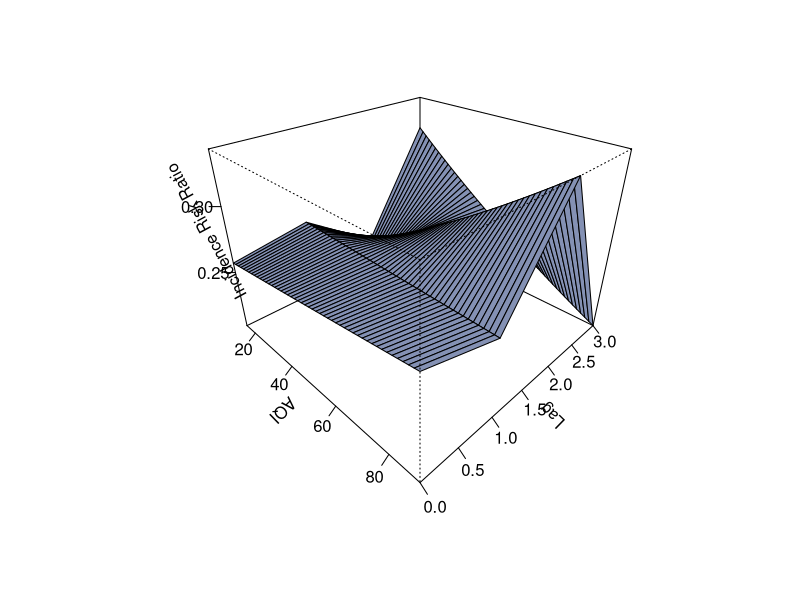

Here is the R script that generated this plot:
library(readxl)
library(lubridate)
library(dplyr)
library(stringr)
library(tidyr)
library(writexl)
library(purrr)
library(pscl)
library(VGAM)
library(scatterplot3d)
library(knitr)
setwd("/Users/shij/Documents/GitHub/NMDA_data_analysis/")

###############Data checking

my.dat<-read_xlsx("./data/air_quality_new/NMDA1_with_pollution.xlsx")
View(my.dat)
na_counts <- colSums(is.na(my.dat))
na_summary <- data.frame(
  column = names(na_counts),
  na_count = as.vector(na_counts)
)
# Sort, by the highest NA count:
na_summary[order(-na_summary$na_count), ]
View(na_summary)

###############Zero-inflated-Poisson for AQI

reg.dat<-my.dat %>%
  count(`Residential address`, `Date of onset1`, AQI_M0,AQI_M1,AQI_M2,AQI_M3)
View(reg.dat)

zerotrunc_model1 <- vglm(n ~ AQI_M0, pospoisson, data = reg.dat)
summary(zerotrunc_model1)

zerotrunc_model2 <- vglm(n ~ AQI_M1, pospoisson, data = reg.dat)
summary(zerotrunc_model2)

zerotrunc_model3 <- vglm(n ~ AQI_M2, pospoisson, data = reg.dat)
summary(zerotrunc_model3)

zerotrunc_model4 <- vglm(n ~ AQI_M3, pospoisson, data = reg.dat)
summary(zerotrunc_model4)

sapply(reg.dat, range)

estbeta<-matrix(data = NA, ncol = 2, nrow = 4)

estbeta[1,]=coef(zerotrunc_model1)
estbeta[2,]=coef(zerotrunc_model2)
estbeta[3,]=coef(zerotrunc_model3)
estbeta[4,]=coef(zerotrunc_model4)

y=c(0:3)
x <- seq(15, 90, length=50)
z<- outer(x, y, function(x, y) exp(estbeta[(y+1),1]+x*estbeta[(y+1),2]))

jpeg("AQI_month.jpeg", width = 560, height = 500)
persp(x, y, z, theta=45, phi=30, expand=0.75, col="#8491B4",xlab = "\nAQI",
      ylab = "\nLag",
      zlab = "\n\nIncidence Risk Ratio",ticktype = "detailed")
dev.off()

extract_vglm_coeffs <- function(fit, model_name) {
  co <- as.data.frame(summary(fit)@coef3)
  co$term <- rownames(co)
  co$model <- model_name
  rownames(co) <- NULL
  co[, c("term", "Estimate", "Std. Error", "z value", "Pr(>|z|)")]
}

fits <- list(zerotrunc_model1 = zerotrunc_model1, zerotrunc_model2 = zerotrunc_model2, 
             zerotrunc_model3 = zerotrunc_model3, zerotrunc_model4 = zerotrunc_model4)

all_summary <- do.call(rbind, Map(extract_vglm_coeffs, fits, names(fits)))

#Add significance stars
all_summary$signif <- cut(
  all_summary$`Pr(>|z|)`,
  breaks = c(-Inf, 0.001, 0.01, 0.05, 0.1, Inf),
  labels = c("***", "**", "*", ".", "")
)

print(all_summary)

# Create your HTML table as a character string
AQI_table<-kable(all_summary, digits = 4, align = "c", caption = "Summary of AQI Results", format = "html")

# Write it to an HTML file
cat(AQI_table, file = "AQI_summary.html")
